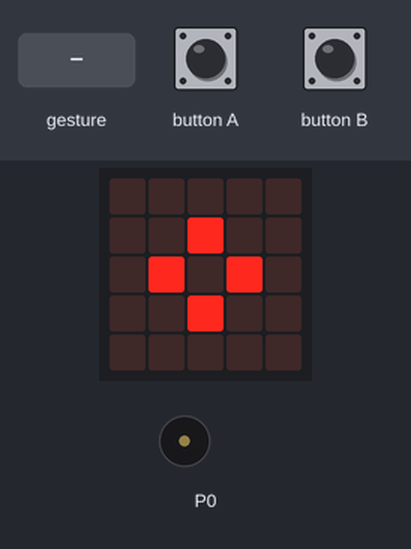
A program run on a simulated BBC micro:bit (MakeCode). Parts: the board's 5×5 LED display, buzzer (waves = sounding). The inputs (shaded band) are chosen by the test bench. A tilt is held for 1.5 s and a shake lasts 1 s, then the board lies face up again.

Above: at 1.6 s.
1.7 s: gesture 'shake'
At 3.1 s:
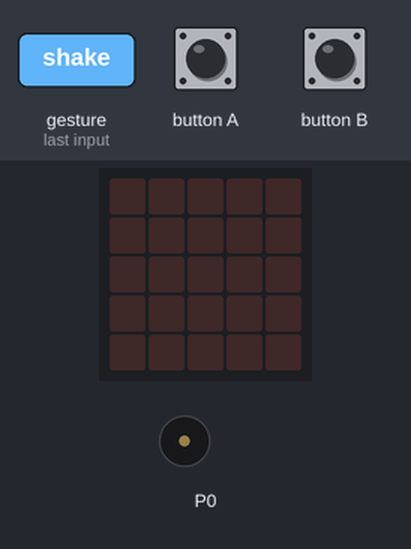
3.4 s: button A pressed for 0.15 s
At 3.9 s:
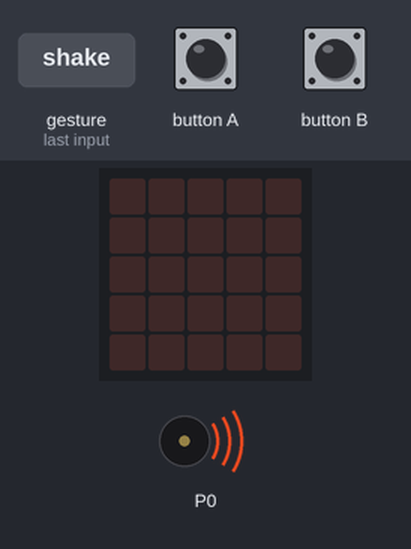
Timing chart, 0 to 9.1 s (numbered marks = the images above; inputs shaded):
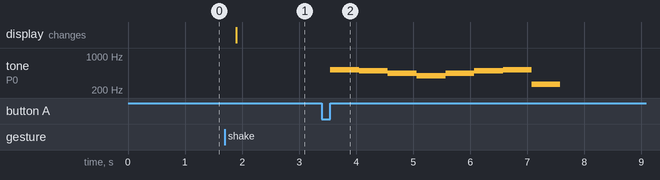

The program:

main.ts
```typescript
input.onButtonPressed(Button.A, function () {
    music.playMelody("C5 B A G A B C5 C ", 120)
})
input.onGesture(Gesture.Shake, function () {
    basic.clearScreen()
})
input.onButtonPressed(Button.B, function () {
    music.playMelody("- - D F A C5 B A ", 120)
})
basic.showLeds(`
    . . . . .
    . . # . .
    . # . # .
    . . # . .
    . . . . .
    `)
basic.forever(function () {

})
```

test.ts
```typescript
// aquí va el archivo "tests"; esto no se compilará cuando este paquete se utilice como una extensión.
```

Measured:
- after the input at 1.7 s, the display: changes after 0.20 s (image 1)
- after the input at 3.4 s, tone on P0: plays 523 Hz for 0.51 s, 494 Hz for 0.51 s, 440 Hz for 0.51 s, 392 Hz for 0.51 s, 440 Hz for 0.51 s, 494 Hz for 0.51 s … (8 notes in this stretch), starting after 0.15 s
